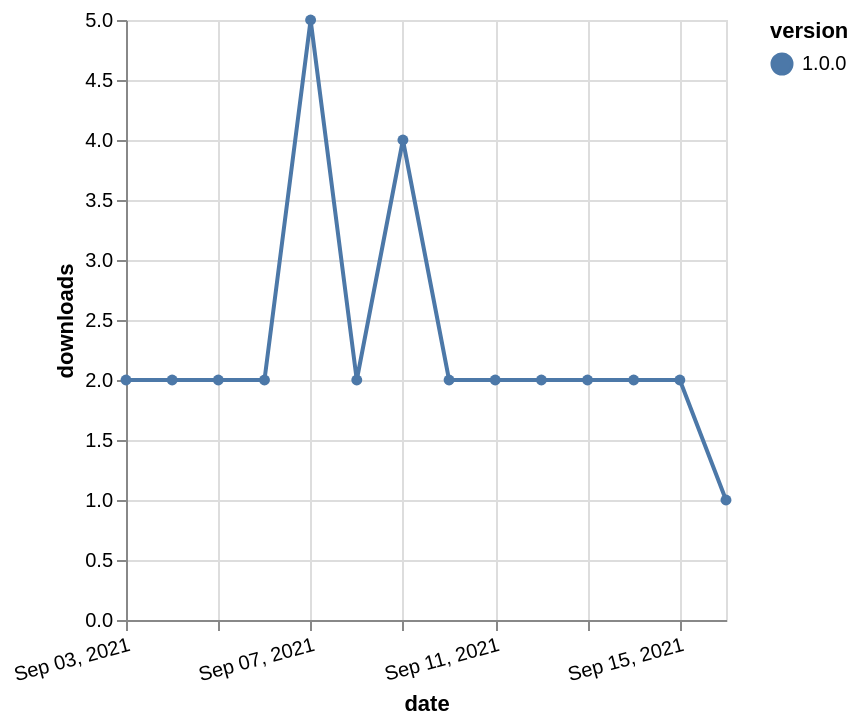

Here is the Vega-Lite specification saved for this chart:
### Vega-Lite specification from a JSON file in a GitHub repository (floating-point values rounded to 4 significant figures)
{"$schema": "https://vega.github.io/schema/vega-lite/v5.json", "description": "A simple bar chart with embedded data.", "data": {"values": [{"date": "2021-09-03", "total": 2290, "delta": 2, "version": "1.0.0"}, {"date": "2021-09-04", "total": 2292, "delta": 2, "version": "1.0.0"}, {"date": "2021-09-05", "total": 2294, "delta": 2, "version": "1.0.0"}, {"date": "2021-09-06", "total": 2296, "delta": 2, "version": "1.0.0"}, {"date": "2021-09-07", "total": 2301, "delta": 5, "version": "1.0.0"}, {"date": "2021-09-08", "total": 2303, "delta": 2, "version": "1.0.0"}, {"date": "2021-09-09", "total": 2307, "delta": 4, "version": "1.0.0"}, {"date": "2021-09-10", "total": 2309, "delta": 2, "version": "1.0.0"}, {"date": "2021-09-11", "total": 2311, "delta": 2, "version": "1.0.0"}, {"date": "2021-09-12", "total": 2313, "delta": 2, "version": "1.0.0"}, {"date": "2021-09-13", "total": 2315, "delta": 2, "version": "1.0.0"}, {"date": "2021-09-14", "total": 2317, "delta": 2, "version": "1.0.0"}, {"date": "2021-09-15", "total": 2319, "delta": 2, "version": "1.0.0"}, {"date": "2021-09-16", "total": 2320, "delta": 1, "version": "1.0.0"}]}, "width": "container", "mark": {"type": "line", "point": {"filled": true}}, "encoding": {"x": {"field": "date", "type": "temporal", "timeUnit": "yearmonthdate", "title": "date", "axis": {"labelAngle": -15}}, "y": {"field": "delta", "type": "quantitative", "title": "downloads"}, "color": {"field": "version", "type": "nominal"}, "tooltip": {"field": "delta"}}}
